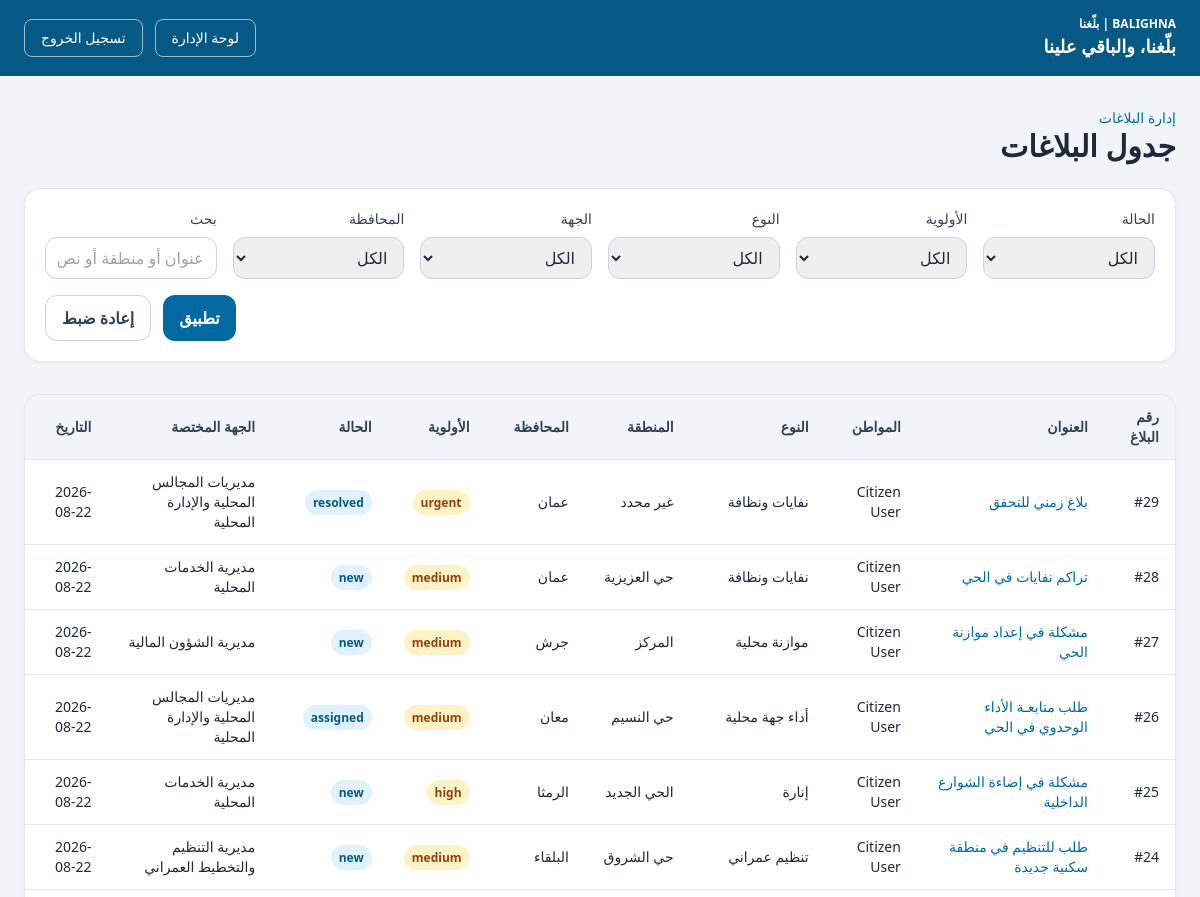
The app's page /admin/complaints (signed in, upper part), older data.
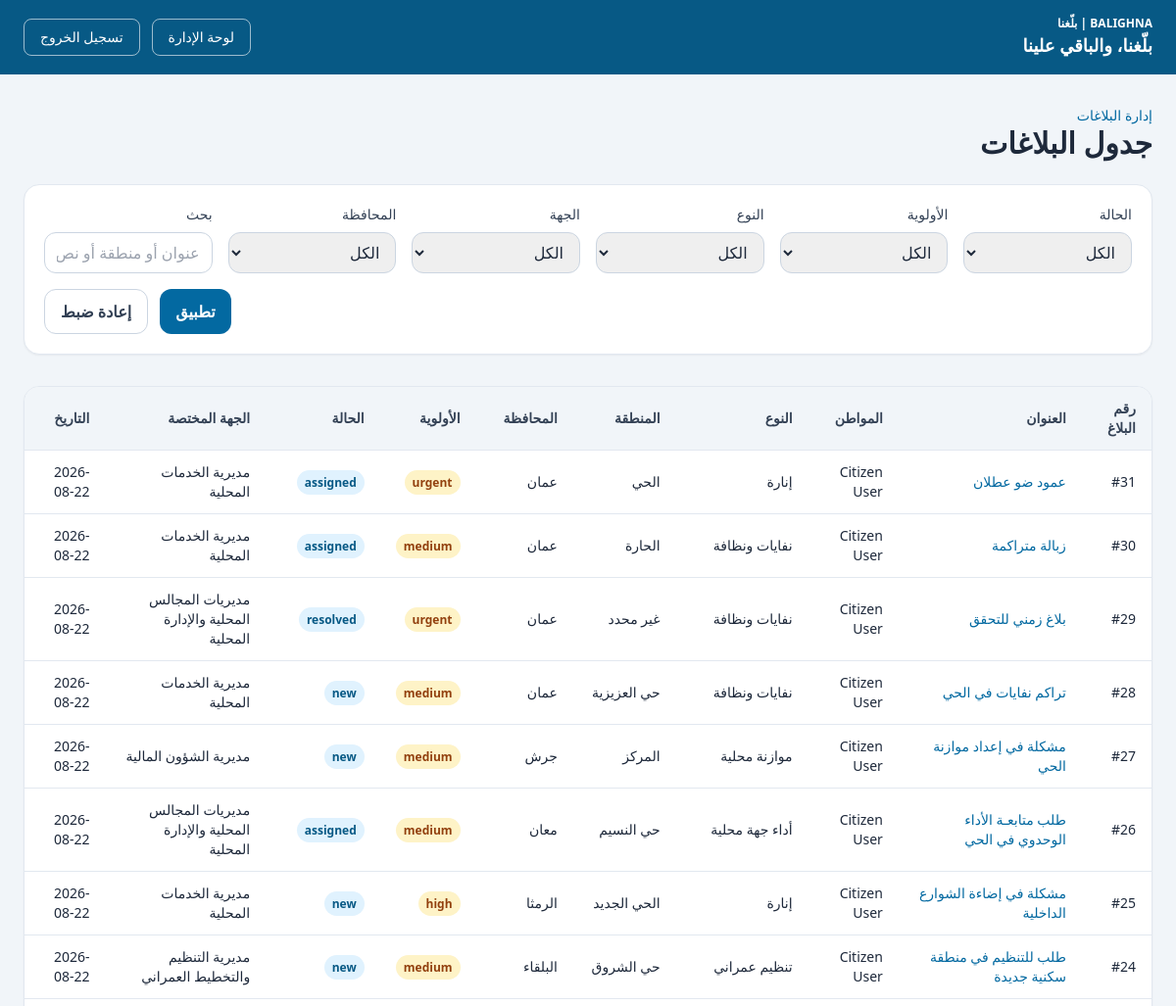
The same page, newer data.
### app/models/complaint.py (models this page shows)
class Complaint(Base):
    __tablename__ = "complaints"
    id: Mapped[int] = mapped_column(primary_key=True, index=True)
    user_id: Mapped[int] = mapped_column(ForeignKey("users.id"), nullable=False)
    category_id: Mapped[int | None] = mapped_column(ForeignKey("categories.id"), nullable=True)
    department_id: Mapped[int | None] = mapped_column(ForeignKey("departments.id"), nullable=True)
    title: Mapped[str] = mapped_column(String(255), nullable=False)
    description: Mapped[str] = mapped_column(Text, nullable=False)
    address: Mapped[str | None] = mapped_column(String(255), nullable=True)
    area: Mapped[str | None] = mapped_column(String(255), nullable=True)
    governorate: Mapped[str | None] = mapped_column(String(255), nullable=True)
    latitude: Mapped[float | None] = mapped_column(Float, nullable=True)
    longitude: Mapped[float | None] = mapped_column(Float, nullable=True)
    image_path: Mapped[str | None] = mapped_column(String(500), nullable=True)
    priority: Mapped[str] = mapped_column(String(50), default="medium", nullable=False)
    status: Mapped[str] = mapped_column(String(50), default="new", nullable=False)
    routing_reason: Mapped[str | None] = mapped_column(Text, nullable=True)
    routing_confidence: Mapped[float | None] = mapped_column(Float, nullable=True)
    assigned_at: Mapped[datetime | None] = mapped_column(DateTime(timezone=True), nullable=True)
    resolved_at: Mapped[datetime | None] = mapped_column(DateTime(timezone=True), nullable=True)
    created_at: Mapped[datetime] = mapped_column(DateTime(timezone=True), default=lambda: datetime.now(timezone.utc), nullable=False)
    updated_at: Mapped[datetime] = mapped_column(
        DateTime(timezone=True),
        default=lambda: datetime.now(timezone.utc),
        onupdate=lambda: datetime.now(timezone.utc),
        nullable=False,
    )
    user: Mapped["User"] = relationship(back_populates="complaints")
    category: Mapped["Category"] = relationship(back_populates="complaints")
    department: Mapped["Department"] = relationship(back_populates="complaints")
    comments: Mapped[list["Comment"]] = relationship(back_populates="complaint")
    updates: Mapped[list["ComplaintUpdate"]] = relationship(back_populates="complaint")

### app/models/user.py (models this page shows)
class User(Base):
    __tablename__ = "users"
    id: Mapped[int] = mapped_column(primary_key=True, index=True)
    name: Mapped[str] = mapped_column(String(150), nullable=False)
    email: Mapped[str] = mapped_column(String(255), unique=True, index=True, nullable=False)
    hashed_password: Mapped[str] = mapped_column(String(255), nullable=False)
    role: Mapped[str] = mapped_column(String(50), default="citizen", nullable=False)
    created_at: Mapped[datetime] = mapped_column(DateTime(timezone=True), default=lambda: datetime.now(timezone.utc), nullable=False)
    updated_at: Mapped[datetime] = mapped_column(
        DateTime(timezone=True),
        default=lambda: datetime.now(timezone.utc),
        onupdate=lambda: datetime.now(timezone.utc),
        nullable=False,
    )
    complaints: Mapped[list["Complaint"]] = relationship(back_populates="user")
    comments: Mapped[list["Comment"]] = relationship(back_populates="user")
    complaint_updates: Mapped[list["ComplaintUpdate"]] = relationship(back_populates="user")

### app/models/category.py (models this page shows)
class Category(Base):
    __tablename__ = "categories"
    id: Mapped[int] = mapped_column(primary_key=True, index=True)
    name: Mapped[str] = mapped_column(String(200), nullable=False)
    slug: Mapped[str] = mapped_column(String(200), unique=True, index=True, nullable=False)
    description: Mapped[str | None] = mapped_column(Text, nullable=True)
    created_at: Mapped[datetime] = mapped_column(DateTime(timezone=True), default=lambda: datetime.now(timezone.utc), nullable=False)
    updated_at: Mapped[datetime] = mapped_column(
        DateTime(timezone=True),
        default=lambda: datetime.now(timezone.utc),
        onupdate=lambda: datetime.now(timezone.utc),
        nullable=False,
    )
    complaints: Mapped[list["Complaint"]] = relationship(back_populates="category")

### app/models/department.py (models this page shows)
class Department(Base):
    __tablename__ = "departments"
    id: Mapped[int] = mapped_column(primary_key=True, index=True)
    name: Mapped[str] = mapped_column(String(255), nullable=False)
    slug: Mapped[str] = mapped_column(String(255), unique=True, index=True, nullable=False)
    description: Mapped[str] = mapped_column(Text, nullable=False)
    scope: Mapped[str] = mapped_column(String(50), nullable=False, default="directorate")
    created_at: Mapped[datetime] = mapped_column(DateTime(timezone=True), default=lambda: datetime.now(timezone.utc), nullable=False)
    updated_at: Mapped[datetime] = mapped_column(
        DateTime(timezone=True),
        default=lambda: datetime.now(timezone.utc),
        onupdate=lambda: datetime.now(timezone.utc),
        nullable=False,
    )
    complaints: Mapped[list["Complaint"]] = relationship(back_populates="department")

### app/routers/auth.py (the view)
@router.get("/admin/complaints")
async def admin_complaints_list(
    request: Request,
    user: User = Depends(require_role("admin")),
    db: Session = Depends(get_db),
    status: str | None = Query(default=None),
    priority: str | None = Query(default=None),
    category: str | None = Query(default=None),
    department: str | None = Query(default=None),
    governorate: str | None = Query(default=None),
    search: str | None = Query(default=None),
):
    stmt = (
        select(Complaint)
        .options(selectinload(Complaint.user), selectinload(Complaint.category), selectinload(Complaint.department))
        .order_by(Complaint.created_at.desc())
    )
    if status:
        stmt = stmt.where(Complaint.status == status)
    if priority:
        stmt = stmt.where(Complaint.priority == priority)
    if category:
        stmt = stmt.where(Complaint.category_id == int(category))
    if department:
        stmt = stmt.where(Complaint.department_id == int(department))
    if governorate:
        stmt = stmt.where(Complaint.governorate == governorate)
    if search:
        term = f"%{search.strip()}%"
        stmt = stmt.where(
            or_(
                Complaint.title.ilike(term),
                Complaint.description.ilike(term),
                Complaint.address.ilike(term),
                Complaint.area.ilike(term),
                Complaint.governorate.ilike(term),
            )
        )
    complaints = db.scalars(stmt).all()
    categories = db.scalars(select(Category).order_by(Category.name.asc())).all()
    departments = db.scalars(select(Department).order_by(Department.name.asc())).all()
    governorates = db.scalars(
        select(Complaint.governorate)
        .where(Complaint.governorate.isnot(None))
        .distinct()
        .order_by(Complaint.governorate.asc())
    ).all()
    return templates.TemplateResponse(
        request,
        "admin_complaints.html",
        {
            "title": "إدارة البلاغات",
            "user": user,
            "slogan": settings.project_slogan,
            "complaints": complaints,
            "categories": categories,
            "departments": departments,
            "governorates": governorates,
            "status_filter": status,
            "priority_filter": priority,
            "category_filter": category,
            "department_filter": department,
            "governorate_filter": governorate,
            "search": search,
        },
    )

### app/templates/admin_complaints.html (shortened to what the changed rows need)
<!DOCTYPE html>
<html lang="ar" dir="rtl">
  <head>
    <script src="https://cdn.tailwindcss.com"></script>
  </head>
  <body class="bg-slate-100 text-slate-800" dir="rtl">
    <main class="mx-auto max-w-7xl px-6 py-8">
      <div class="mb-6 flex items-center justify-between">
        <div>
          <h1 class="text-3xl font-bold">جدول البلاغات</h1>
        </div>
      </div>
      <div class="overflow-x-auto rounded-2xl border border-slate-200 bg-white shadow-sm">
        <table class="min-w-full text-right text-sm">
          <thead class="bg-slate-100 text-slate-700">
            <tr>
              <th class="px-4 py-3">رقم البلاغ</th>
              <th class="px-4 py-3">العنوان</th>
              <th class="px-4 py-3">المواطن</th>
              <th class="px-4 py-3">النوع</th>
              <th class="px-4 py-3">المنطقة</th>
              <th class="px-4 py-3">المحافظة</th>
              <th class="px-4 py-3">الأولوية</th>
              <th class="px-4 py-3">الحالة</th>
              <th class="px-4 py-3">الجهة المختصة</th>
              <th class="px-4 py-3">التاريخ</th>
            </tr>
          </thead>
          <tbody>
            {% for complaint in complaints %}
            <tr class="border-t border-slate-200 hover:bg-slate-50">
              <td class="px-4 py-3">#{{ complaint.id }}</td>
              <td class="px-4 py-3"><a href="/admin/complaints/{{ complaint.id }}" class="font-medium text-sky-700 hover:underline">{{ complaint.title }}</a></td>
              <td class="px-4 py-3">{{ complaint.user.name if complaint.user else 'غير معروف' }}</td>
              <td class="px-4 py-3">{{ complaint.category.name if complaint.category else 'غير محدد' }}</td>
              <td class="px-4 py-3">{{ complaint.area or 'غير محدد' }}</td>
              <td class="px-4 py-3">{{ complaint.governorate or 'غير محدد' }}</td>
              <td class="px-4 py-3"><span class="rounded-full bg-amber-100 px-2 py-1 text-xs font-semibold text-amber-800">{{ complaint.priority }}</span></td>
              <td class="px-4 py-3"><span class="rounded-full bg-sky-100 px-2 py-1 text-xs font-semibold text-sky-800">{{ complaint.status }}</span></td>
              <td class="px-4 py-3">{{ complaint.department.name if complaint.department else 'لم يتم التوجيه' }}</td>
              <td class="px-4 py-3">{{ complaint.created_at.strftime('%Y-%m-%d') }}</td>
            </tr>
            {% else %}
            <tr>
              <td colspan="10" class="px-4 py-8 text-center text-slate-500">لا توجد بلاغات</td>
            </tr>
            {% endfor %}
          </tbody>
        </table>
      </div>
    </main>
  </body>
</html>

Row changes from the older to the newer data that the page shows:
added Complaint: id "31", title "عمود ضو عطلان", user "Citizen User", category "إنارة", area "الحي", governorate "عمان", priority "urgent", status "assigned", department "مديرية الخدمات المحلية", created_at "2026-08-22"
added Complaint: id "30", title "زبالة متراكمة", user "Citizen User", category "نفايات ونظافة", area "الحارة", governorate "عمان", priority "medium", status "assigned", department "مديرية الخدمات المحلية", created_at "2026-08-22"
